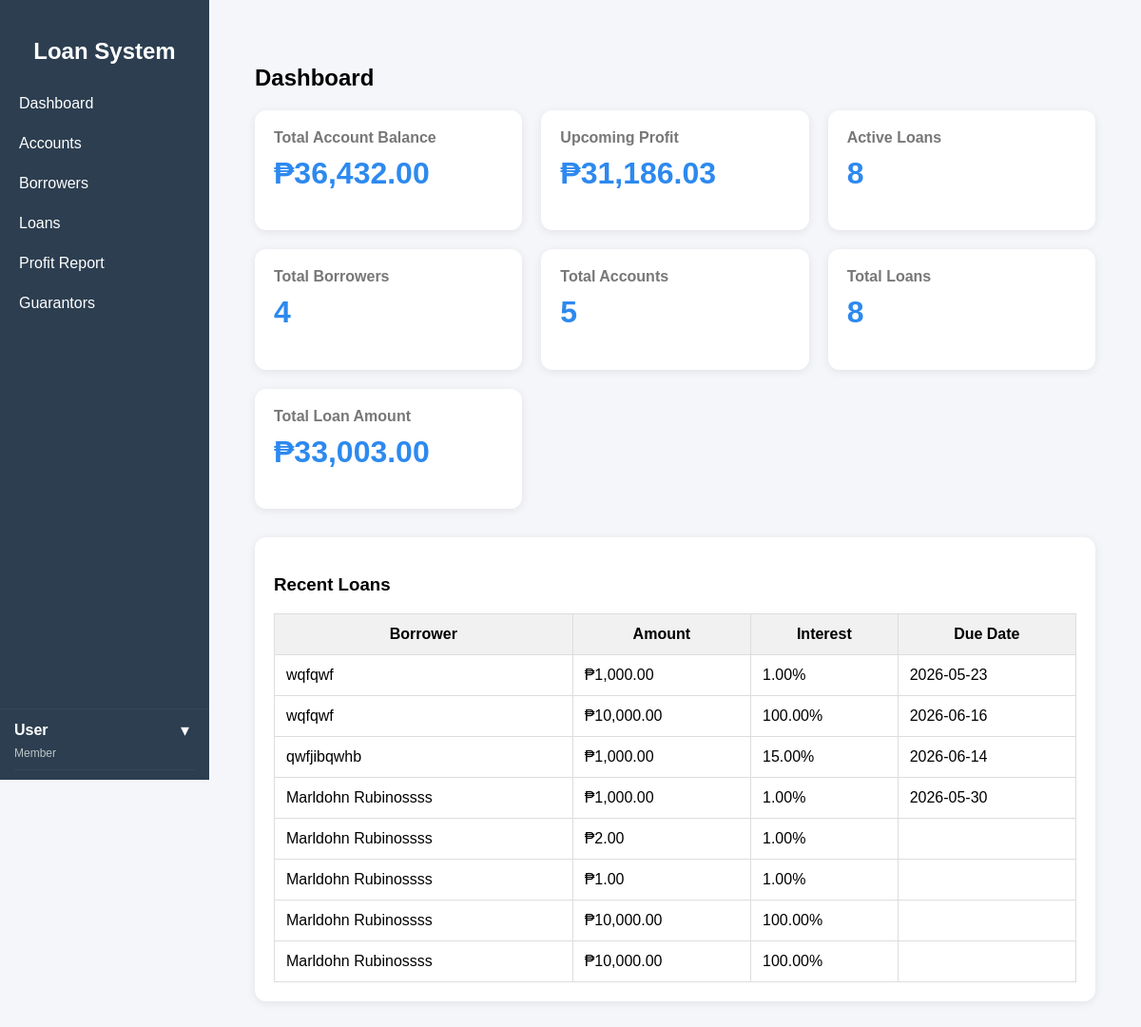
Page /public/index.php?url=dashboard/index (signed in) on the earlier database version.
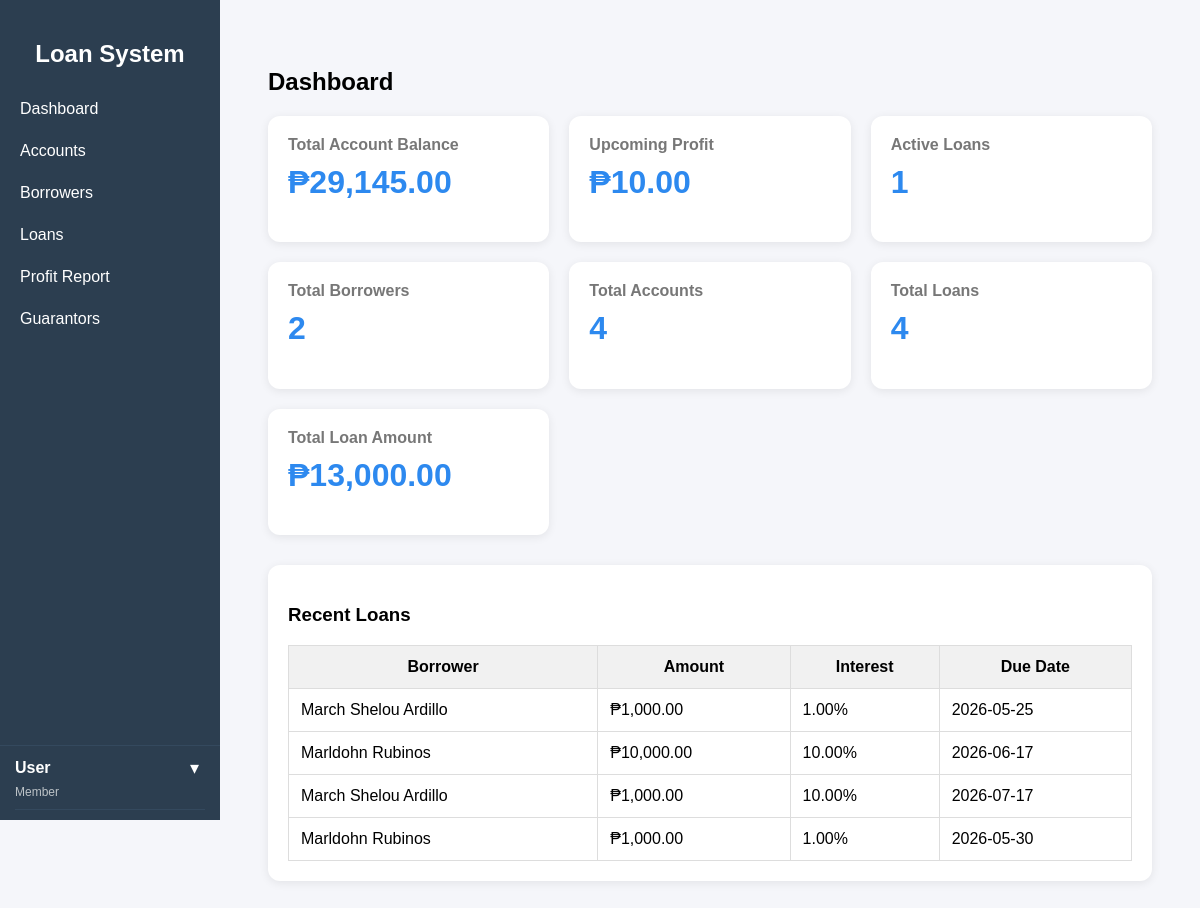
Same page on the later database version.
### tables this page shows
CREATE TABLE `loans` (
  `id` int(11) NOT NULL,
  `borrower_name` varchar(100) DEFAULT NULL,
  `amount` decimal(10,2) DEFAULT NULL,
  `interest` decimal(10,2) DEFAULT NULL,
  `total` decimal(10,2) DEFAULT NULL,
  `status` varchar(20) DEFAULT 'active',
  `created_at` timestamp NOT NULL DEFAULT current_timestamp(),
  `borrower_id` int(11) DEFAULT NULL,
  `account_id` int(11) DEFAULT NULL,
  `guarantor_id` int(11) DEFAULT NULL,
  `borrowed_date` date DEFAULT NULL,
  `due_date` date DEFAULT NULL,
  `is_deleted` tinyint(1) DEFAULT 0
);

CREATE TABLE `borrowers` (
  `id` int(11) NOT NULL,
  `fullname` varchar(100) DEFAULT NULL,
  `contact` varchar(20) DEFAULT NULL,
  `address` text DEFAULT NULL,
  `created_at` timestamp NOT NULL DEFAULT current_timestamp()
);

### app/controllers/DashboardController.php (called while the page is built, shortened)
<?php
require_once "../app/models/Loan.php";
require_once "../app/models/Account.php";
require_once "../app/models/Borrower.php";
class DashboardController {
    public function index() {
        $loanModel = new Loan();
        $accountModel = new Account();
        $borrowerModel = new Borrower();
        $totalAccounts = count($accountModel->getAll());
        $totalBorrowers = count($borrowerModel->getAll());
        $allLoans = $loanModel->getAll();
        $totalLoans = count($allLoans);
        $totalAccountBalance = 0;
        foreach ($accountModel->getAll() as $acc) {
            $totalAccountBalance += $acc['balance'];
        }
        $recentLoans = $allLoans;
        $totalAmount = 0;
        $totalActiveLoans = 0;
        $upcomingProfit = 0;
        foreach ($allLoans as $loan) {
            $total = $loan['total'] ?? 0;
            $penalty = $loan['total_penalty'] ?? 0;
            $paid = $loan['total_paid'] ?? 0;
            $amount = $loan['amount'] ?? 0;
            $overall = $total + $penalty;
            $remaining = $overall - $paid;
            $totalAmount += $amount;
            if ($remaining > 0) {
    $totalActiveLoans++;
    $upcomingProfit += ($total + $penalty) - $amount;
}
        }
        require "../app/views/dashboard/index.php";
    }
}

### core/App.php (called while the page is built, shortened)
<?php
class App {
    protected $method = "index";
    public function __construct() {
        $url = $this->parseUrl();
        if (isset($url[0])) {
            $controllerName = ucfirst($url[0]) . "Controller";
            $controllerFile = "../app/controllers/" . $controllerName . ".php";
            if (file_exists($controllerFile)) {
                unset($url[0]);
            }
        }
        $this->controller = new $this->controller;
        if (isset($url[1]) && method_exists($this->controller, $url[1])) {
            $this->method = $url[1];
            unset($url[1]);
        }
        $params = $url ? array_values($url) : [];
        call_user_func_array([$this->controller, $this->method], $params);
    }
    public function parseUrl() {
        if (isset($_GET['url']) && !empty($_GET['url'])) {
            return explode("/", filter_var(rtrim($_GET['url'], "/"), FILTER_SANITIZE_URL));
        }
        return [];
    }
}

### public/index.php (called while the page is built)
<?php
require_once "../core/App.php";
$app = new App();

### core/Model.php (called while the page is built, shortened)
<?php
require_once __DIR__ . '/../config/database.php';
class Model {
    public function __construct() {
        $db = new Database();
        $this->conn = $db->connect();
    }
}

### config/database.php (called while the page is built, shortened)
<?php
class Database {
    private $host = "localhost";
    private $db_name = "loan_db";
    private $username = "root";
    private $password = "";
    public function connect() {
        $this->conn = null;
        try {
            $this->conn = new PDO(
                "mysql:host={$this->host};port=3306;dbname={$this->db_name}",
                $this->username,
                $this->password
            );
            $this->conn->setAttribute(
                PDO::ATTR_ERRMODE,
                PDO::ERRMODE_EXCEPTION
            );
        } catch (PDOException $e) {
            die("Connection failed: " . $e->getMessage());
        }
        return $this->conn;
    }
}

### app/models/Account.php (called while the page is built, shortened)
<?php
require_once "../core/Model.php";
class Account extends Model {
    public function getAll() {
        $stmt = $this->conn->prepare("
            SELECT * FROM accounts ORDER BY id DESC
        ");
        $stmt->execute();
        return $stmt->fetchAll(PDO::FETCH_ASSOC);
    }
}

### app/models/Loan.php (called while the page is built, shortened)
<?php
require_once "../core/Model.php";
class Loan extends Model {
public function getAll($search = '', $status = '', $date = '') {
    $sql = "
        SELECT
            loans.*,
            borrowers.fullname AS borrower_name,
            COALESCE(acc.account_names, '') AS account_names,
            COALESCE(p.total_penalty, 0) AS total_penalty,
            COALESCE(pay.total_paid, 0) AS total_paid,
            (loans.total + COALESCE(p.total_penalty, 0)) AS overall_total
        FROM loans
        LEFT JOIN borrowers
            ON loans.borrower_id = borrowers.id
        LEFT JOIN (
            SELECT
                la.loan_id,
                GROUP_CONCAT(
                    CONCAT(a.account_name, ' (₱', la.amount, ')')
                    SEPARATOR ', '
                ) AS account_names
            FROM loan_accounts la
            LEFT JOIN accounts a
                ON la.account_id = a.id
            GROUP BY la.loan_id
        ) acc ON loans.id = acc.loan_id
        LEFT JOIN (
            SELECT loan_id, SUM(amount) AS total_paid
            FROM payments
            GROUP BY loan_id
        ) pay ON loans.id = pay.loan_id
        LEFT JOIN (
            SELECT loan_id, SUM(amount) AS total_penalty
            FROM penalties
            GROUP BY loan_id
        ) p ON loans.id = p.loan_id
        WHERE 1=1
    ";
    $sql .= " ORDER BY loans.id DESC";
    $stmt = $this->conn->prepare($sql);
    $stmt->execute();
    return $stmt->fetchAll(PDO::FETCH_ASSOC);
}
}

### app/models/Borrower.php (called while the page is built, shortened)
<?php
require_once "../core/Model.php";
class Borrower extends Model {
    public function getAll() {
        $stmt = $this->conn->prepare("
            SELECT * FROM borrowers ORDER BY id DESC
        ");
        $stmt->execute();
        return $stmt->fetchAll(PDO::FETCH_ASSOC);
    }
}

### app/views/dashboard/index.php (the view, shortened to what the changed rows need)
<?php include __DIR__ . "/../layouts/sidebar.php"; ?>
<div class="dashboard-container">
    <h2 class="dashboard-title">Dashboard</h2>
    <div class="cards">
        <div class="card">
            <h3>Total Account Balance</h3>
            <h1>₱<?= number_format($totalAccountBalance, 2) ?></h1>
        </div>
        <div class="card">
        <h3>Upcoming Profit</h3>
<h1>₱<?= number_format($upcomingProfit, 2) ?></h1>
        </div>
        <div class="card">
            <h3>Active Loans</h3>
            <h1><?= $totalActiveLoans ?></h1>
        </div>
        <div class="card">
            <h3>Total Borrowers</h3>
            <h1><?= $totalBorrowers ?></h1>
        </div>
        <div class="card">
            <h3>Total Accounts</h3>
            <h1><?= $totalAccounts ?></h1>
        </div>
        <div class="card">
            <h3>Total Loans</h3>
            <h1><?= $totalLoans ?></h1>
        </div>
        <div class="card">
            <h3>Total Loan Amount</h3>
            <h1>₱<?= number_format($totalAmount, 2) ?></h1>
        </div>
    </div>
    <div class="table-box">
        <table>
            <tr>
                <th>Borrower</th>
                <th>Amount</th>
                <th>Interest</th>
                <th>Due Date</th>
            </tr>
            <?php foreach($recentLoans as $loan): ?>
            <tr>
                <td><?= $loan['borrower_name'] ?></td>
                <td>₱<?= number_format($loan['amount'],2) ?></td>
                <td><?= $loan['interest'] ?>%</td>
                <td><?= $loan['due_date'] ?></td>
            </tr>
            <?php endforeach; ?>
        </table>
    </div>
</div>
<?php include __DIR__ . "/../layouts/footer.php"; ?>

Differences in the rows shown:
removed loans: borrower.fullname "wqfqwf", amount "1,000.00", interest "1.00", due_date "2026-05-23"
removed loans: borrower.fullname "wqfqwf", amount "10,000.00", interest "100.00", due_date "2026-06-16"
removed loans: borrower.fullname "qwfjibqwhb", amount "1,000.00", interest "15.00", due_date "2026-06-14"
removed loans: borrower.fullname "Marldohn Rubinossss", amount "2.00", interest "1.00"
removed loans: borrower.fullname "Marldohn Rubinossss", amount "1.00", interest "1.00"
removed loans: borrower.fullname "Marldohn Rubinossss", amount "10,000.00", interest "100.00"
removed loans: borrower.fullname "Marldohn Rubinossss", amount "10,000.00", interest "100.00"
added loans: borrower.fullname "March Shelou Ardillo", amount "1,000.00", interest "1.00", due_date "2026-05-25"
added loans: borrower.fullname "Marldohn Rubinos", amount "10,000.00", interest "10.00", due_date "2026-06-17"
added loans: borrower.fullname "March Shelou Ardillo", amount "1,000.00", interest "10.00", due_date "2026-07-17"
changed loans (number 4 of 4 on the later page): borrower.fullname "Marldohn Rubinossss" → "Marldohn Rubinos"
Other differences:
$totalAccountBalance: "36,432.00" → "29,145.00"
$upcomingProfit: "31,186.03" → "10.00"
$totalActiveLoans: "8" → "1"
$totalBorrowers: "4" → "2"
$totalAccounts: "5" → "4"
$totalLoans: "8" → "4"
$totalAmount: "33,003.00" → "13,000.00"
